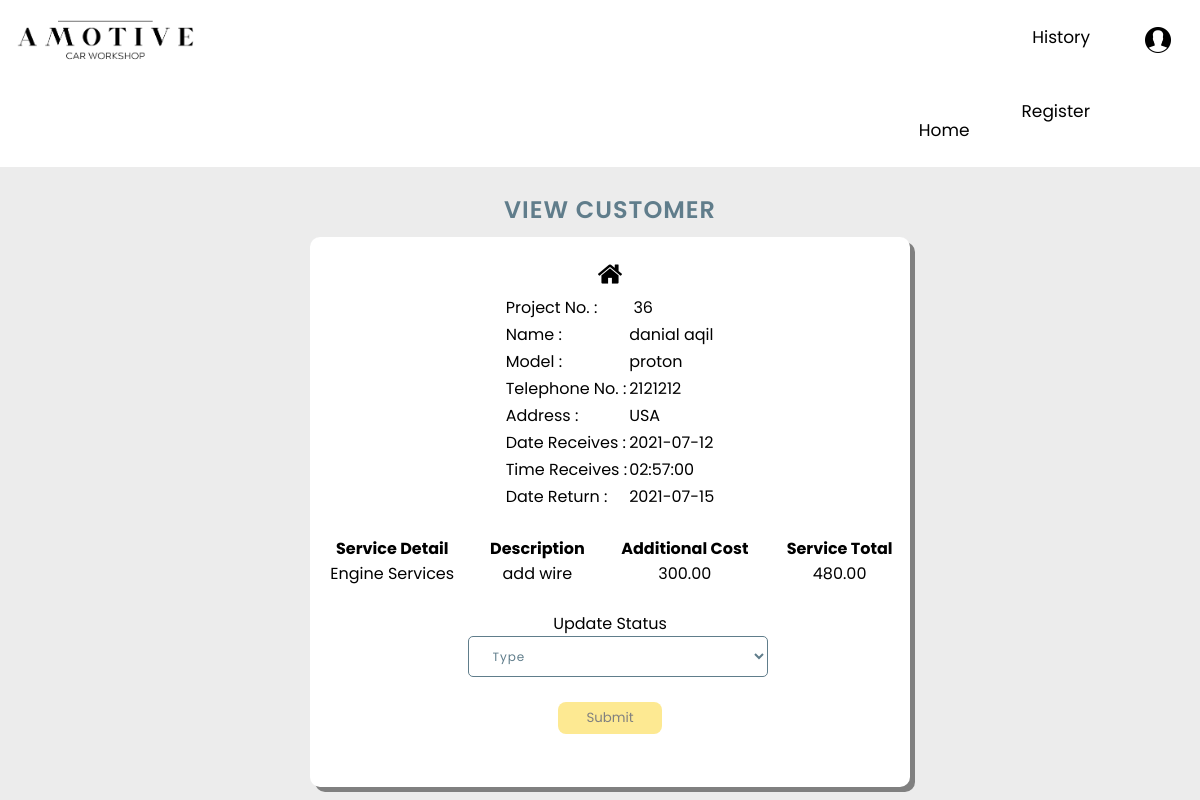
The page /users/View_detail.php?projNo=36 (signed in) on the database its author committed.
### tables this page shows
CREATE TABLE `mainproject` (
  `projNo` int(6) NOT NULL,
  `regNum` int(6) NOT NULL,
  `custId` int(6) NOT NULL,
  `mechanicId` int(6) NOT NULL,
  `dateReceive` date NOT NULL,
  `timeReceive` time NOT NULL,
  `dateReturn` date NOT NULL,
  `comment` varchar(255) NOT NULL
);

CREATE TABLE `customer` (
  `custId` int(6) NOT NULL,
  `firstName` varchar(255) NOT NULL,
  `lastname` varchar(255) NOT NULL,
  `icNo` varchar(15) NOT NULL,
  `telNo` varchar(15) NOT NULL,
  `address` varchar(255) NOT NULL
);

CREATE TABLE `vehicle` (
  `regNum` int(6) NOT NULL,
  `custId` int(6) NOT NULL,
  `model` varchar(255) NOT NULL,
  `year` year(4) NOT NULL
);

CREATE TABLE `services` (
  `serviceId` int(6) NOT NULL,
  `serviceName` varchar(255) NOT NULL,
  `serviceCharges` decimal(10,2) NOT NULL
);

CREATE TABLE `mainservice` (
  `maintenanceId` int(6) NOT NULL,
  `projNo` int(6) NOT NULL,
  `serviceId` int(6) NOT NULL,
  `description` varchar(255) NOT NULL,
  `addCost` decimal(10,2) NOT NULL,
  `serviceTotal` decimal(10,2) NOT NULL
);

### users/View_detail.php (the view, shortened to what this page needs)
<?php
include("../db_conn.php");
if(isset($_SESSION['username'])&&isset($_SESSION['mechanicId'])){
?>
<!DOCTYPE html>
<html>
<head>
	<link rel="stylesheet" href="..\css\homestyle.css">
</head>
<body>
<div class="topnav">
	<div class="topnav-left">
  <a href="..\users\Home.php"><img src= "..\pictures\logo.png"></a>
  </div>
  <div class="topnav-right">
  <div class = "user">
  <a href="..\logout.php"><img src= "..\pictures\user.png"></a>
  </div>
  <a href="..\Users\History.php">History</a>
  <a href="..\Users\Register.php">Register</a>
  <a href="..\Users\Home.php">Home</a>
  </div>
</div>
<div class="overview1">
<br>
<center>
<h2> VIEW CUSTOMER </h2>
<div class="inside1">
<br>
<a href="..\users\Home.php"><img src= "..\pictures\home.png"></a>
<br>
<table class="table" >
<?php
	$projNo = $_GET['projNo'];
	$q1= "SELECT * FROM customer where custId = ( select custId from mainproject where projNo=$projNo )";
	$res= mysqli_query($conn,$q1);
	$r= mysqli_fetch_array ($res);
	$q2= "SELECT * FROM vehicle where custId = ( select custId from mainproject where projNo=$projNo )";
	$res2= mysqli_query($conn,$q2);
	$r2= mysqli_fetch_array ($res2);
	$q3= "SELECT * FROM mainservice where projNo = ( select projNo from mainproject where projNo=$projNo )";
	$res3= mysqli_query($conn,$q3);
	$r3= mysqli_fetch_array ($res3);
	$q4= "SELECT * FROM mainproject where custId = ( select custId from mainproject where projNo=$projNo )";
	$res4= mysqli_query($conn,$q4);
	$r4= mysqli_fetch_array ($res4);
	$q5= "SELECT serviceName FROM services where serviceId = ( select serviceId from mainservice where projNo=$projNo )";
	$res5= mysqli_query($conn,$q5);
	$r5= mysqli_fetch_array ($res5)
	?>
 <thead>
                  <tr><td>Project No. : </td> <td>&nbsp;<?php  echo $r4['projNo'];?></td></tr>
				  <tr><td>Name : </td><td><?php  echo $r['firstName'];?>&nbsp;<?php  echo $r['lastname'];?></td></tr>
				  <tr><td>Model : </td><td><?php  echo $r2['model'];?></td></tr>
				  <tr><td>Telephone No. : </td><td><?php  echo $r['telNo'];?></td></tr>
				  <tr><td>Address : </td><td><?php  echo $r['address'];?></td></tr>
				  <tr><td>Date Receives : </td><td><?php  echo $r4['dateReceive'];?></td></tr>
				  <tr><td>Time Receives : </td><td><?php  echo $r4['timeReceive'];?></td></tr>
				  <tr><td>Date Return : </td><td><?php  echo $r4['dateReturn'];?></td></tr>
 </thead>
</table>
<br>
<table class="table1" >
 <thead>
                <tr>
                  <th>Service Detail</th>
				   <th>Description</th>
                  <th>Additional Cost</th>
                   <th>Service Total</th>
                </tr>
              </thead>
				<tr>
                  <td><?php  echo $r5['serviceName'];?></td>
				  <td><?php  echo $r3['description'];?></td>
				  <td><?php  echo $r3['addCost'];?></td>
				  <td><?php  echo $r3['serviceTotal'];?></td>
                </tr>
</table>
<br>
<form name="form" onsubmit="return validate()" action="..\Users\Home.php" method = "post">
					<div class="inputBx">
							<span>Update Status</span><br>
							<select name="cartype" class="carType" id="type">
							<option disabled selected >Type</option>
							</select>
					</div>
					<br>
					<div class="inputBx">
					<label><input type="submit" value="Submit" name=""></label><br>
					</div>
</form>
</div>
</div>
</body>
</html>
<?php
} else {
header("Location: login.php");
}
?>

### css/homestyle.css (style rules this page uses)
* { margin: 0; padding: 0; box-sizing: border-box; font-family: 'poppins', sans-serif; }
body { background-color:#ececec; }
.topnav { background-color: white; overflow: hidden; }
.topnav .topnav-left { float:left; }
.topnav .topnav-left img { margin:10px; width: 20%; height: 20%; }
.topnav .topnav-right a { float: right; margin:10px; color : black; text-align: center; padding: 14px 16px; text-decoration: none; font-size: 17px; }
.topnav .topnav-right .user img { float: right; text-decoration: none; }
.FormBx .inputBx input ,select { margin-left: 15px; width: 50%; padding: 10px 20px; outline: none; font-weight: 400; border: 1px solid #607d8b; font-size: 12px; letter-spacing: 1px; color: #607d8b; background: transparent; border-radius: 5px; }
.overview1 .inside1 { margin-top : 10px; margin-left: 20px; background-color:white; width:600px; height:550px; box-shadow:5px 5px grey; border-radius: 10px; }
.overview1 h2 { color: #607d8b; font-weight: 600; font-size: 1.5em; margin-left: 20px; display: inline-block; letter-spacing: 1px; }
.table1 { border-collapse: collapse; }
.table1 { width: 100%; text-align: center; }
.overview1 .inside1 .inputBx input[type="submit"] { background-color : #FDE992; border: none; padding: 6px 28px; border-radius: 8px; color: grey; }

### rows shown on the page
mainproject: projNo "36", dateReceive "2021-07-12", timeReceive "02:57:00", dateReturn "2021-07-15"
customer: firstName "danial", lastname "aqil", telNo "2121212", address "USA"
vehicle: model "proton"
services: serviceName "Engine Services"
mainservice: description "add wire", addCost "300.00", serviceTotal "480.00"
